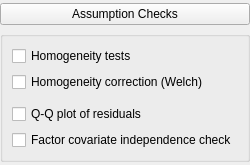
    <widget class="QWidget" name="groupAssumptions" native="true">
     <layout class="QGridLayout" name="gridLayout_25">
      <property name="leftMargin">
       <number>0</number>
      </property>
      <property name="topMargin">
       <number>3</number>
      </property>
      <property name="rightMargin">
       <number>0</number>
      </property>
      <property name="bottomMargin">
       <number>3</number>
      </property>
      <item row="0" column="0">
       <widget class="ExpanderButton" name="expanderAssumptions">
        <property name="sizePolicy">
         <sizepolicy hsizetype="Expanding" vsizetype="Fixed">
          <horstretch>0</horstretch>
          <verstretch>0</verstretch>
         </sizepolicy>
        </property>
        <property name="text">
         <string>Assumption Checks</string>
        </property>
       </widget>
      </item>
      <item row="3" column="0">
       <widget class="QWidget" name="containerAssumptions" native="true">
        <layout class="QGridLayout" name="gridLayout_30">
         <property name="leftMargin">
          <number>0</number>
         </property>
         <property name="topMargin">
          <number>0</number>
         </property>
         <property name="rightMargin">
          <number>0</number>
         </property>
         <property name="bottomMargin">
          <number>0</number>
         </property>
         <item row="0" column="0">
          <widget class="GroupBox" name="containerDisplay_2">
           <property name="title">
            <string/>
           </property>
           <layout class="QGridLayout" name="gridLayout_9">
            <item row="0" column="0" colspan="2">
             <widget class="BoundCheckBox" name="homogeneityTests">
              <property name="text">
               <string>Homogeneity tests</string>
              </property>
             </widget>
            </item>
            <item row="1" column="0" rowspan="2" colspan="2">
             <widget class="BoundCheckBox" name="welchAnova">
              <property name="text">
               <string>Homogeneity correction (Welch)</string>
              </property>
             </widget>
            </item>
            <item row="4" column="0" colspan="2">
             <widget class="BoundCheckBox" name="qqPlot">
              <property name="text">
               <string>Q-Q plot of residuals</string>
              </property>
             </widget>
            </item>
            <item row="5" column="0" colspan="2">
             <widget class="BoundCheckBox" name="factorCovariateIndependence">
              <property name="text">
               <string>Factor covariate independence check</string>
              </property>
             </widget>
            </item>
            <item row="3" column="0">
             <widget class="QWidget" name="widgetSphericityCorrections" native="true">
              <property name="enabled">
               <bool>false</bool>
              </property>
              <layout class="QGridLayout" name="gridLayout_38">
               <property name="leftMargin">
                <number>24</number>
               </property>
               <property name="topMargin">
                <number>0</number>
               </property>
               <property name="bottomMargin">
                <number>0</number>
               </property>
              </layout>
             </widget>
            </item>
           </layout>
          </widget>
         </item>
        </layout>
       </widget>
      </item>
     </layout>
    </widget>
